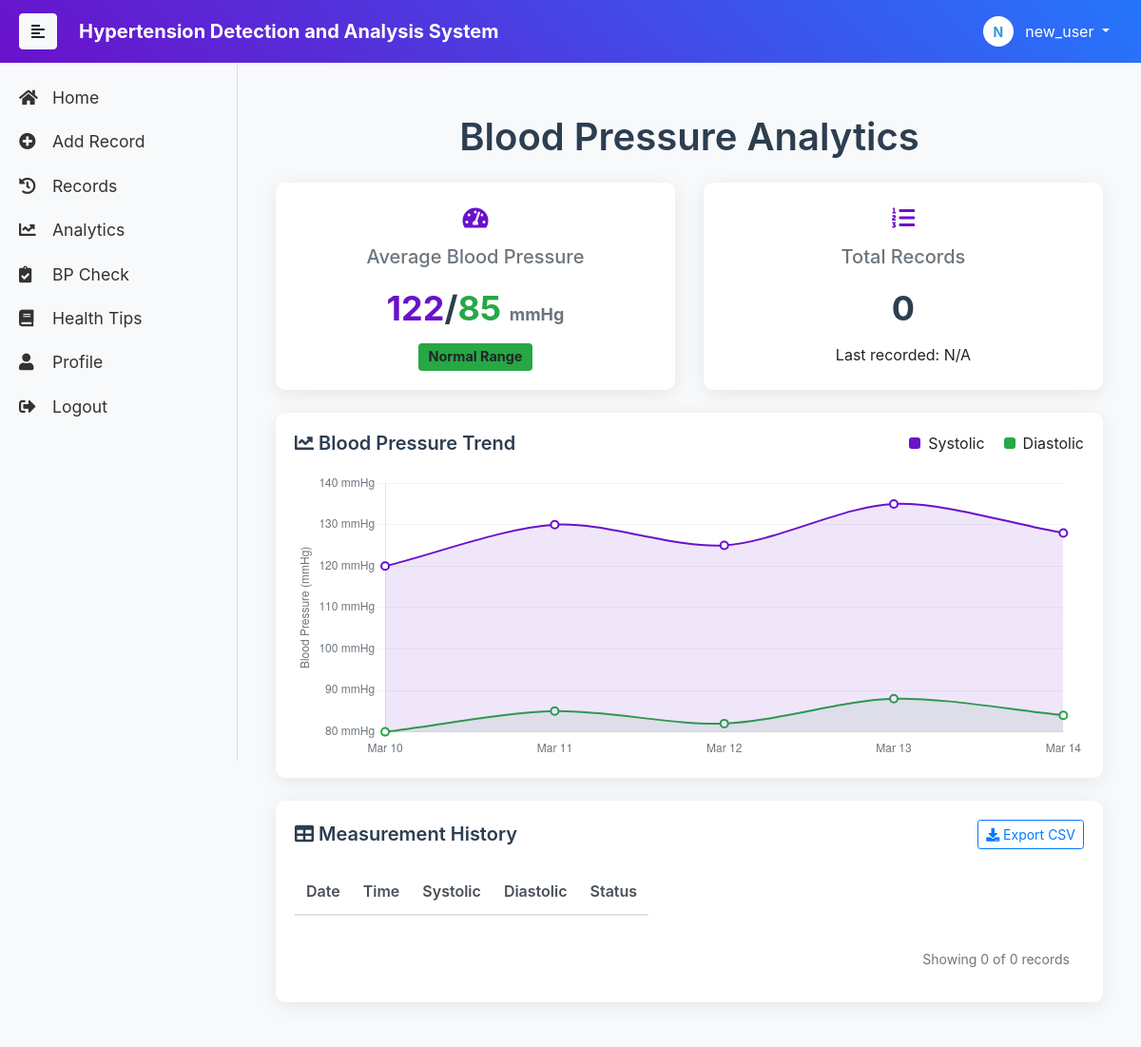
The page /data_analysis (signed in) on the database as committed earlier.
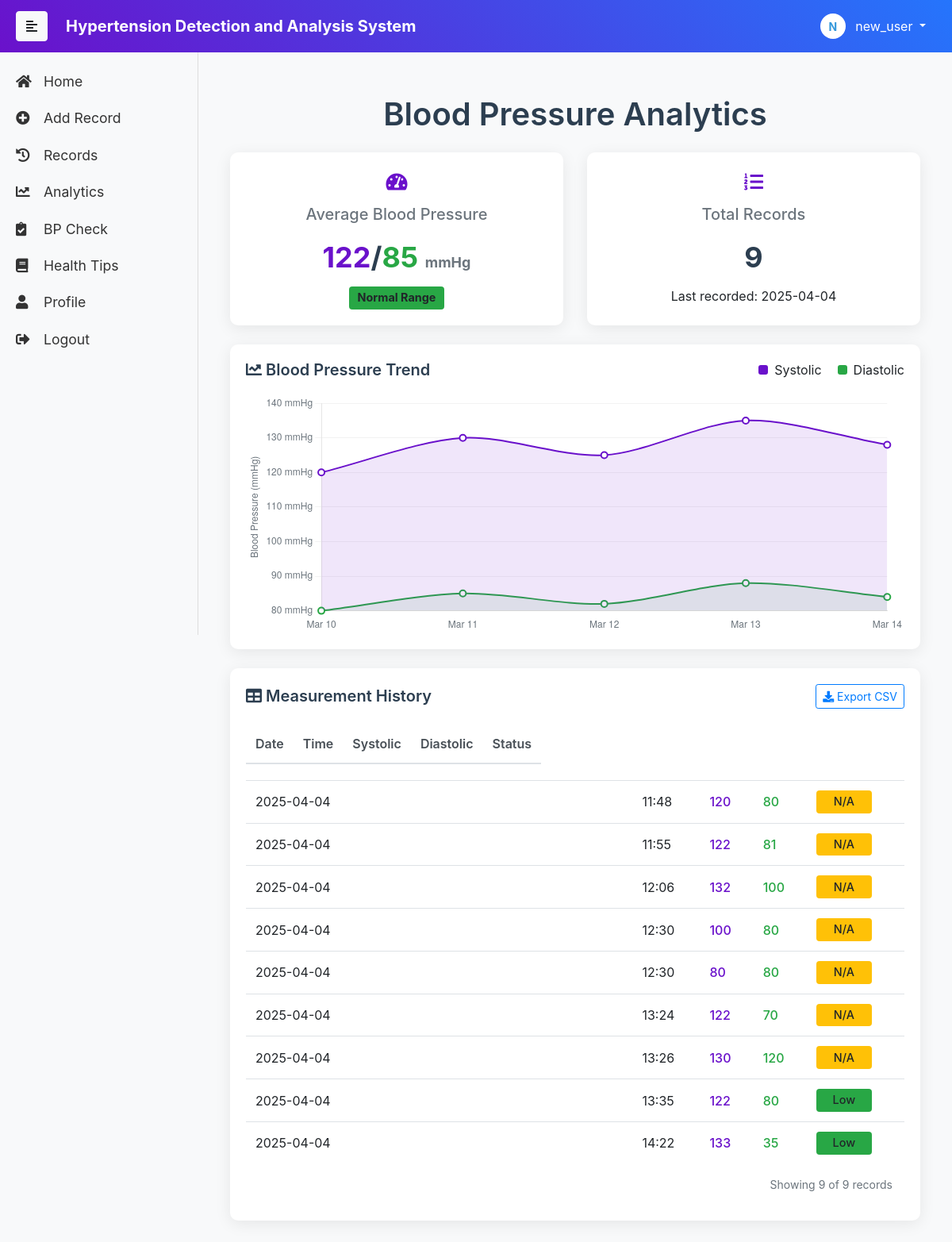
The same page on the database as committed later.
### app.py (models this page shows, shortened)
class User(db.Model, UserMixin):
    __tablename__ = 'users'
    id = db.Column(db.Integer, primary_key=True)
    username = db.Column(db.String(20), unique=True, nullable=False)
    email = db.Column(db.String(120), unique=True, nullable=False)
    password_hash = db.Column(db.String(128), nullable=False)
    is_active = db.Column(db.Boolean, default=True)
    created_at = db.Column(db.DateTime, default=datetime.utcnow)
    last_login = db.Column(db.DateTime)
    age = db.Column(db.Integer)
    gender = db.Column(db.Enum(GenderEnum))
    height = db.Column(db.Float)  # 单位: cm
    weight = db.Column(db.Float)  # 单位: kg
    blood_type = db.Column(db.Enum(BloodTypeEnum))
    has_hypertension = db.Column(db.Boolean, default=False)
    has_diabetes = db.Column(db.Boolean, default=False)
    is_smoker = db.Column(db.Boolean, default=False)
    family_history = db.Column(db.String(500))  # 家族病史
    @property
    def is_authenticated(self):
        return True
    @property
    def password(self):
        raise AttributeError('password is not a readable attribute')

class BloodPressureRecord(db.Model):
    __tablename__ = 'blood_pressure_records'
    id = db.Column(db.Integer, primary_key=True)
    user_id = db.Column(db.Integer, db.ForeignKey('users.id'), nullable=False)
    systolic = db.Column(db.Integer, nullable=False)  # 收缩压
    diastolic = db.Column(db.Integer, nullable=False)  # 舒张压
    pulse = db.Column(db.Integer)  # 脉搏
    recorded_at = db.Column(db.DateTime, default=datetime.utcnow)
    notes = db.Column(db.String(500))  # 备注
    predicted_risk = db.Column(db.Float)  # 预测风险值(0-1)
    predicted_status = db.Column(db.String(20))  # 预测状态
    user = db.relationship('User', backref=db.backref('blood_pressure_records', lazy=True))
    @property
    def status(self):
        if not self.predicted_status:
            return self._default_status()
        return self.predicted_status

### app.py (the view)
@app.route('/data_analysis')
@login_required
def data_analysis():
    records = BloodPressureRecord.query.filter_by(user_id=current_user.id)\
                .order_by(BloodPressureRecord.recorded_at.asc()).all()
    formatted_records = []
    if records:
        total_records = len(records)
        systolic_values = []
        diastolic_values = []
        trend_labels = []
        for record in records:
            formatted_records.append({
                'date': record.recorded_at.strftime('%Y-%m-%d'),
                'time': record.recorded_at.strftime('%H:%M'),
                'systolic': record.systolic,
                'diastolic': record.diastolic,
                'status': record.status  # 状态应在保存记录时设置好，如 '正常', '偏高', '高'
            })
            systolic_values.append(record.systolic)
            diastolic_values.append(record.diastolic)
            trend_labels.append(record.recorded_at.strftime('%b %d'))
        avg_systolic = sum(systolic_values) / total_records
        avg_diastolic = sum(diastolic_values) / total_records
        last_record_date = records[-1].recorded_at.strftime('%Y-%m-%d %H:%M')
    else:
        total_records = 0
        avg_systolic = 0
        avg_diastolic = 0
        last_record_date = 'N/A'
        trend_labels = []
        systolic_values = []
        diastolic_values = []
    return render_template("data_analysis.html",
                           records=formatted_records,
                           avg_systolic=avg_systolic,
                           avg_diastolic=avg_diastolic,
                           total_records=total_records,
                           last_record_date=last_record_date,
                           trend_labels=trend_labels,
                           trend_systolic=systolic_values,
                           trend_diastolic=diastolic_values)

### app.py (called while the page is built)
@login_manager.user_loader
def load_user(user_id):
    return User.query.get(int(user_id))

### templates/data_analysis.html (shortened to what this page needs)
{% extends "base.html" %}
{% block content %}
<link rel="stylesheet" href="{{ url_for('static', filename='css/data_analysis.css') }}">
<div class="container-fluid data-analysis-container">
    <h1 class="page-title mb-4">Blood Pressure Analytics</h1>
    <div class="row mb-4 stats-row">
        <div class="col-md-6">
            <div class="card stat-card h-100">
                <div class="card-body text-center">
                    <div class="stat-icon">
                        <i class="fas fa-tachometer-alt"></i>
                    </div>
                    <h5 class="stat-title">Average Blood Pressure</h5>
                    <div class="stat-value">
                        <span class="systolic">122</span>/<span class="diastolic">85</span>
                        <span class="unit">mmHg</span>
                    </div>
                    <div class="stat-description">
                        <span class="badge bg-success">Normal Range</span>
                    </div>
                </div>
            </div>
        </div>
        <div class="col-md-6">
            <div class="card stat-card h-100">
                <div class="card-body text-center">
                    <div class="stat-icon">
                        <i class="fas fa-list-ol"></i>
                    </div>
                    <h5 class="stat-title">Total Records</h5>
                    <div class="stat-value">{{ records|length }}</div>
                    <div class="stat-description">
                        Last recorded: {{ records[-1].date if records else 'N/A' }}
                    </div>
                </div>
            </div>
        </div>
    </div>
    <div class="row mb-4">
        <div class="col-md-12">
            <div class="card chart-card">
                <div class="card-body">
                    <div class="chart-header">
                        <h5 class="chart-title">
                            <i class="fas fa-chart-line"></i> Blood Pressure Trend
                        </h5>
                        <div class="chart-legend">
                            <div class="legend-item">
                                <span class="legend-color systolic"></span>
                                <span>Systolic</span>
                            </div>
                            <div class="legend-item">
                                <span class="legend-color diastolic"></span>
                                <span>Diastolic</span>
                            </div>
                        </div>
                    </div>
                    <div class="chart-container">
                        <canvas id="bloodPressureTrendChart"></canvas>
                    </div>
                </div>
            </div>
        </div>
    </div>
    <div class="row">
        <div class="col-md-12">
            <div class="card table-card">
                <div class="card-body">
                    <div class="table-header">
                        <h5 class="table-title">
                            <i class="fas fa-table"></i> Measurement History
                        </h5>
                        <div class="table-actions">
                            <a href="{{ url_for('export_csv') }}" class="btn btn-sm btn-outline-primary">
                                <i class="fas fa-download"></i> Export CSV
                            </a>
                        </div>
                    </div>
                    <div class="table-responsive">
                        <table class="table table-hover">
                            <thead class="table-header">
                                <tr>
                                    <th>Date</th>
                                    <th>Time</th>
                                    <th>Systolic</th>
                                    <th>Diastolic</th>
                                    <th>Status</th>
                                </tr>
                            </thead>
                            <tbody>
                                {% for record in records %}
                                <tr>
                                    <td>{{ record.date }}</td>
                                    <td>{{ record.time }}</td>
                                    <td class="systolic-value">{{ record.systolic }}</td>
                                    <td class="diastolic-value">{{ record.diastolic }}</td>
                                    <td>
                                        <span class="badge status-badge
                                            {% if record.status == 'Low Risk' %}bg-success
                                            {% elif record.status == 'High Risk' %}bg-danger
                                            {% else %}bg-warning
                                            {% endif %}">
                                            {% if record.status == 'Low Risk' %}Low
                                            {% elif record.status == 'High Risk' %}High
                                            {% else %}N/A
                                            {% endif %}
                                        </span>
                                    </td>
                                </tr>
                                {% endfor %}
                            </tbody>
                        </table>
                    </div>
                    <div class="table-footer">
                        Showing {{ records|length }} of {{ records|length }} records
                    </div>
                </div>
            </div>
        </div>
    </div>
</div>
{% endblock %}

### templates/base.html (shortened to what this page needs)
<!DOCTYPE html>
<html lang="en">
<head>
    <link href="https://stackpath.bootstrapcdn.com/bootstrap/4.5.2/css/bootstrap.min.css" rel="stylesheet">
    <link rel="stylesheet" href="https://cdnjs.cloudflare.com/ajax/libs/font-awesome/5.15.4/css/all.min.css">
    <link rel="stylesheet" href="{{ url_for('static', filename='css/styles.css') }}">
</head>
<body>
    <nav class="navbar navbar-expand-lg navbar-dark bg-gradient">
        <button type="button" id="sidebarCollapse" class="btn btn-light">
            <i class="fas fa-align-left"></i>
        </button>
        <a class="navbar-brand ml-2" href="#" style="font-weight: bolder; padding-left: 15px;">Hypertension Detection and Analysis System</a>
        <div class="ml-auto">
            {% if current_user.is_authenticated %}
            <div class="dropdown">
                <button class="btn dropdown-toggle text-white" type="button" id="userDropdown" data-toggle="dropdown" aria-haspopup="true" aria-expanded="false">
                    <div class="user-avatar">
                        {{ current_user.username[0]|upper }}
                    </div>
                    <span class="ml-2">{{ current_user.username }}</span>
                </button>
            </div>
            {% else %}
            <div class="d-flex">
                <a href="{{ url_for('login') }}" class="btn btn-outline-light mr-2">Login</a>
                <a href="{{ url_for('register') }}" class="btn btn-light">Register</a>
            </div>
            {% endif %}
        </div>
    </nav>
    <div class="wrapper">
        <nav id="sidebar">
            <ul class="list-unstyled components">
                <li><a href="{{ url_for('index') }}"><i class="fas fa-home" id="fa_home" style="width: 30px;"></i> Home</a></li>
                <li><a href="{{ url_for('add_record') }}"><i class="fas fa-plus-circle" style="width: 30px;"></i> Add Record</a></li>
                <li><a href="{{ url_for('history') }}"><i class="fas fa-history" style="width: 30px;"></i> Records</a></li>
                <li><a href="{{ url_for('data_analysis') }}"><i class="fas fa-chart-line" style="width: 30px;"></i> Analytics</a></li>
                <li><a href="{{ url_for('blood_pressure_assessment') }}"><i class="fas fa-clipboard-check" style="width: 30px;"></i> BP Check</a></li>
                <li><a href="{{ url_for('health_tips') }}"><i class="fas fa-book" style="width: 30px;"></i> Health Tips</a></li>
                {% if current_user.is_authenticated %}
                <li><a href="{{ url_for('personal_center') }}"><i class="fas fa-user" style="width: 30px;"></i> Profile</a></li>
                <li><a href="{{ url_for('logout') }}"><i class="fas fa-sign-out-alt" style="width: 30px;"></i> Logout</a></li>
                {% else %}
                <li><a href="{{ url_for('login') }}"><i class="fas fa-sign-in-alt" style="width: 30px;"></i> Login</a></li>
                <li><a href="{{ url_for('register') }}"><i class="fas fa-user-plus" style="width: 30px;"></i> Sign Up</a></li>
                {% endif %}
            </ul>
        </nav>
        <div id="content">
            <div class="container-fluid">
                {% block content %}{% endblock %}
            </div>
        </div>
    </div>
</body>
</html>

### static/css/styles.css (style rules this page uses)
body { background-color: #f8f9fa; margin: 0; padding: 0; }
.navbar.bg-gradient { background: linear-gradient(45deg, #6a11cb, #2575fc); width: 100%; padding: 10px 20px; position: fixed; top: 0; z-index: 1000; }
.wrapper { display: flex; width: 100%; align-items: stretch; padding-top: 60px; }
#sidebar { min-width: 250px; max-width: 250px; background: #f8f9fa; color: #333; transition: all 0.3s; border-right: 1px solid #ddd; height: calc(100vh - 60px); position: fixed; top: 60px; left: 0; }
#sidebar ul.components { padding: 20px 0; }
#sidebar ul li a { padding: 10px; margin-left:10px; font-size: 1.1em; display: block; color: #333; }
#content { width: 100%; min-height: 100vh; transition: all 0.3s; margin-left: 250px; }
.container-fluid { padding: 20px; }
#content { padding-bottom: 60px; }
.user-avatar { display: inline-flex; align-items: center; justify-content: center; width: 32px; height: 32px; border-radius: 50%; background-color: #ffffff; color: #3498db; font-weight: bold; font-size: 14px; }

### static/css/data_analysis.css (style rules this page uses)
.card { border: none; border-radius: 10px; box-shadow: 0 4px 8px rgba(0, 0, 0, 0.1); transition: transform 0.3s ease, box-shadow 0.3s ease; height: 100%; }
.chart-container { position: relative; height: 300px; width: 100%; }
.table-responsive { overflow-x: auto; }
.badge { font-size: 0.9rem; padding: 0.5em 0.75em; }

### templates/data_analysis.html (style rules this page uses)
.data-analysis-container { padding: 20px; background-color: #f8f9fa; }
.page-title { color: #2c3e50; font-weight: 600; text-align: center; margin-top: 20px; }
.stats-row { margin-bottom: 30px; }
.stat-card { border: none; border-radius: 10px; box-shadow: 0 4px 20px rgba(0, 0, 0, 0.08); transition: transform 0.3s ease; background-color: white; }
.stat-icon { font-size: 24px; color: #6a11cb; margin-bottom: 10px; }
.stat-title { color: #6c757d; font-weight: 500; margin-bottom: 15px; }
.stat-value { font-size: 36px; font-weight: 700; color: #2c3e50; margin-bottom: 10px; }
.stat-value .systolic { color: #6a11cb; }
.stat-value .diastolic { color: #28a745; }
.stat-value .unit { font-size: 18px; color: #6c757d; }
.stat-description { margin-top: 10px; }
.chart-card { border: none; border-radius: 10px; box-shadow: 0 4px 20px rgba(0, 0, 0, 0.08); background-color: white; }
.chart-header { display: flex; justify-content: space-between; align-items: center; margin-bottom: 20px; }
.chart-title { color: #2c3e50; font-weight: 600; margin: 0; }
.chart-legend { display: flex; }
.legend-item { display: flex; align-items: center; margin-left: 20px; }
.legend-color { display: inline-block; width: 12px; height: 12px; border-radius: 3px; margin-right: 8px; }
.legend-color.systolic { background-color: #6a11cb; }
.legend-color.diastolic { background-color: #28a745; }
.chart-container { position: relative; height: 300px; width: 100%; }
.table-card { border: none; border-radius: 10px; box-shadow: 0 4px 20px rgba(0, 0, 0, 0.08); background-color: white; }
.table-header { display: flex; justify-content: space-between; align-items: center; margin-bottom: 20px; }
.table-title { color: #2c3e50; font-weight: 600; margin: 0; }
.table-actions .btn { margin-left: 10px; }
.table { margin-bottom: 0; }
.table th { font-weight: 600; color: #495057; border-top: none; text-align: left; }
.table td { vertical-align: middle; }
.systolic-value { color: #6a11cb; font-weight: 500; }
.diastolic-value { color: #28a745; font-weight: 500; }
.status-badge { min-width: 70px; font-weight: 500; }
.table-footer { padding: 15px; color: #6c757d; font-size: 14px; text-align: right; }

Rows that differ between the two databases and show on the page:
added BloodPressureRecord: date "2025-04-04", time "11:48", systolic "120", diastolic "80", predicted_status "N/A"
added BloodPressureRecord: date "2025-04-04", time "11:55", systolic "122", diastolic "81", predicted_status "N/A"
added BloodPressureRecord: date "2025-04-04", time "12:06", systolic "132", diastolic "100", predicted_status "N/A"
added BloodPressureRecord: date "2025-04-04", time "12:30", systolic "100", diastolic "80", predicted_status "N/A"
added BloodPressureRecord: date "2025-04-04", time "12:30", systolic "80", diastolic "80", predicted_status "N/A"
added BloodPressureRecord: date "2025-04-04", time "13:24", systolic "122", diastolic "70", shows "N/A"
added BloodPressureRecord: date "2025-04-04", time "13:26", systolic "130", diastolic "120", predicted_status "N/A"
added BloodPressureRecord: date "2025-04-04", time "13:35", systolic "122", diastolic "80", predicted_status "Low"
added BloodPressureRecord: date "2025-04-04", time "14:22", systolic "133", diastolic "35", predicted_status "Low"
Other text that changed with them:
{{ records|length }}: "0" → "9"
{{ records[-1].date if records else 'N/A' }}: "N/A" → "2025-04-04"
